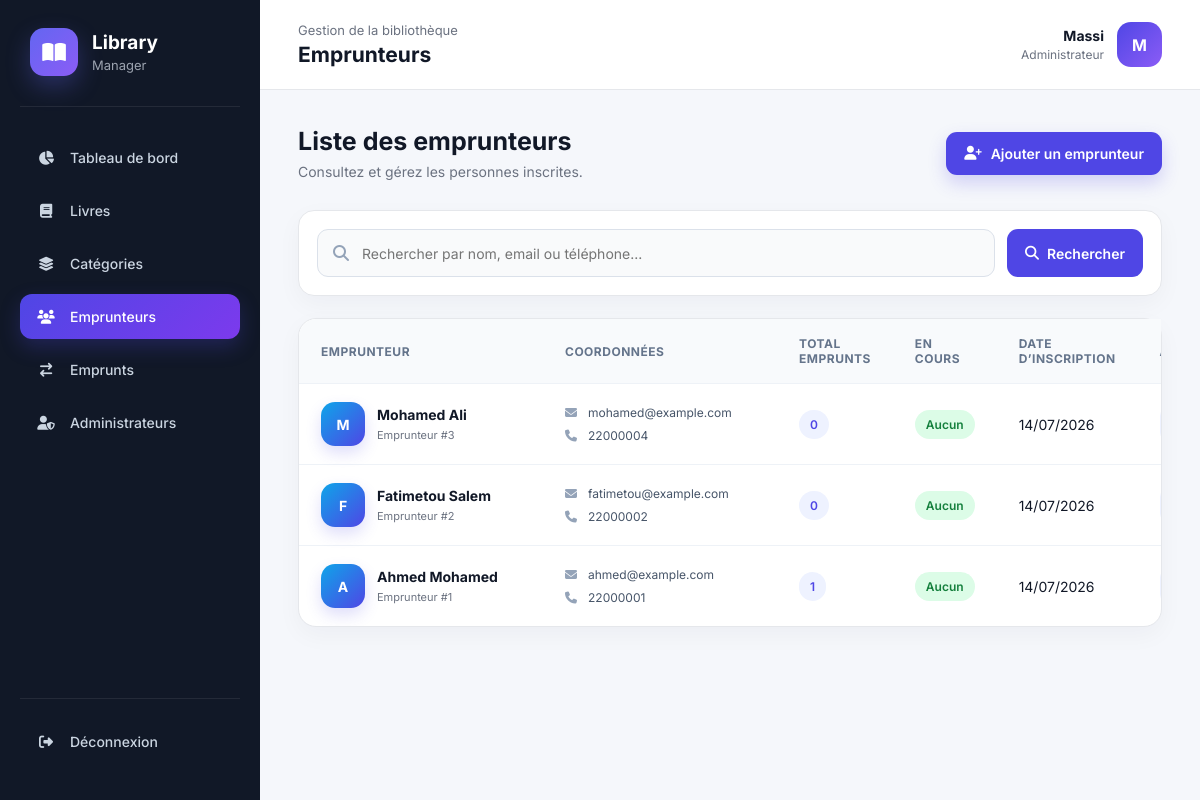
The page /borrowers/index.php (signed in) on the database its author committed.
### tables this page shows
CREATE TABLE IF NOT EXISTS `borrowers` (
  `id` int NOT NULL AUTO_INCREMENT,
  `nom` varchar(150) NOT NULL,
  `email` varchar(150) DEFAULT NULL,
  `telephone` varchar(30) DEFAULT NULL,
  `date_creation` datetime DEFAULT CURRENT_TIMESTAMP,
  PRIMARY KEY (`id`),
  UNIQUE KEY `email` (`email`)
);

### borrowers/index.php (the view, shortened to what this page needs)
<?php
require_once '../config/db.php';
$search = trim($_GET['search'] ?? '');
$sql = "
    SELECT
        borrowers.id,
        borrowers.nom,
        borrowers.email,
        borrowers.telephone,
        borrowers.date_creation,
        COUNT(loans.id) AS nombre_emprunts,
        SUM(
            CASE
                WHEN loans.statut = 'en_cours'
                THEN 1
                ELSE 0
            END
        ) AS emprunts_en_cours
    FROM borrowers
    LEFT JOIN loans
        ON loans.id_borrower = borrowers.id
";
$params = [];
$sql .= "
    GROUP BY
        borrowers.id,
        borrowers.nom,
        borrowers.email,
        borrowers.telephone,
        borrowers.date_creation
    ORDER BY borrowers.id DESC
";
$stmt = $pdo->prepare($sql);
$stmt->execute($params);
$borrowers = $stmt->fetchAll(PDO::FETCH_ASSOC);
?>
<!DOCTYPE html>
<html lang="fr">
<head>
    <link
        rel="stylesheet"
        href="https://cdnjs.cloudflare.com/ajax/libs/font-awesome/6.5.1/css/all.min.css"
    >
    <link
        rel="stylesheet"
        href="../assets/css/style.css"
    >
</head>
<body class="dashboard-page">
    <aside class="sidebar">
        <div class="logo">
            <div class="logo-icon">
                <i class="fa-solid fa-book-open"></i>
            </div>
            <div>
                <h2>Library</h2>
                <span>Manager</span>
            </div>
        </div>
        <nav class="sidebar-menu">
            <a href="../dashboard.php">
                <i class="fa-solid fa-chart-pie"></i>
                <span>Tableau de bord</span>
            </a>
            <a href="../books/index.php">
                <i class="fa-solid fa-book"></i>
                <span>Livres</span>
            </a>
            <a href="../categories/index.php">
                <i class="fa-solid fa-layer-group"></i>
                <span>Catégories</span>
            </a>
            <a href="index.php" class="active">
                <i class="fa-solid fa-users"></i>
                <span>Emprunteurs</span>
            </a>
            <a href="../loans/index.php">
                <i class="fa-solid fa-arrow-right-arrow-left"></i>
                <span>Emprunts</span>
            </a>
            <a href="../admins/index.php">
    <i class="fa-solid fa-user-shield"></i>
    <span>Administrateurs</span>
</a>
        </nav>
        <div class="sidebar-footer">
            <a href="../logout.php">
                <i class="fa-solid fa-right-from-bracket"></i>
                <span>Déconnexion</span>
            </a>
        </div>
    </aside>
    <main class="dashboard-main">
        <header class="dashboard-header">
            <div>
                <p class="welcome-text">
                    Gestion de la bibliothèque
                </p>
                <h1>Emprunteurs</h1>
            </div>
            <div class="profile">
                <div class="profile-text">
                    <strong>
                        <?= htmlspecialchars($_SESSION['admin_nom']) ?>
                    </strong>
                    <span>Administrateur</span>
                </div>
                <div class="profile-avatar">
                    <?= strtoupper(
                        substr($_SESSION['admin_nom'], 0, 1)
                    ) ?>
                </div>
            </div>
        </header>
        <section class="dashboard-content">
            <div class="page-title">
                <div>
                    <h2>Liste des emprunteurs</h2>
                    <p>
                        Consultez et gérez les personnes inscrites.
                    </p>
                </div>
                <a
                    href="add.php"
                    class="add-book-button"
                >
                    <i class="fa-solid fa-user-plus"></i>
                    Ajouter un emprunteur
                </a>
            </div>
            <div class="filter-card">
                <form method="GET" class="borrower-search-form">
                    <div class="filter-input">
                        <input
                            type="text"
                            name="search"
                            value="<?= htmlspecialchars($search) ?>"
                            placeholder="Rechercher par nom, email ou téléphone..."
                        >
                    </div>
                    <button
                        type="submit"
                        class="filter-button"
                    >
                        <i class="fa-solid fa-search"></i>
                        Rechercher
                    </button>
                </form>
            </div>
            <div class="table-card">
                <?php if (count($borrowers) > 0): ?>
                    <div class="table-responsive">
                        <table class="modern-table">
                            <thead>
                                <tr>
                                    <th>Emprunteur</th>
                                    <th>Coordonnées</th>
                                    <th>Total emprunts</th>
                                    <th>En cours</th>
                                    <th>Date d’inscription</th>
                                    <th>Actions</th>
                                </tr>
                            </thead>
                            <tbody>
                                <?php foreach ($borrowers as $borrower): ?>
                                    <tr>
                                        <td>
                                            <div class="borrower-information">
                                                <div class="borrower-avatar">
                                                    <?= strtoupper(
                                                        substr(
                                                            $borrower['nom'],
                                                            0,
                                                            1
                                                        )
                                                    ) ?>
                                                </div>
                                                <div>
                                                    <strong>
                                                        <?= htmlspecialchars(
                                                            $borrower['nom']
                                                        ) ?>
                                                    </strong>
                                                    <span>
                                                        Emprunteur #<?= $borrower['id'] ?>
                                                    </span>
                                                </div>
                                            </div>
                                        </td>
                                        <td>
                                            <div class="contact-information">
                                                <span>
                                                    <i class="fa-solid fa-envelope"></i>
                                                    <?= htmlspecialchars(
                                                        $borrower['email']
                                                        ?: 'Email non précisé'
                                                    ) ?>
                                                </span>
                                                <span>
                                                    <i class="fa-solid fa-phone"></i>
                                                    <?= htmlspecialchars(
                                                        $borrower['telephone']
                                                        ?: 'Téléphone non précisé'
                                                    ) ?>
                                                </span>
                                            </div>
                                        </td>
                                        <td>
                                            <span class="number-badge">
                                                <?= (int) $borrower['nombre_emprunts'] ?>
                                            </span>
                                        </td>
                                        <td>
                                            <?php if (
                                                (int) $borrower['emprunts_en_cours'] > 0
                                            ): ?>
                                                <span class="status-badge borrowed">
                                                    <?= (int) $borrower['emprunts_en_cours'] ?>
                                                    en cours
                                                </span>
                                            <?php else: ?>
                                                <span class="status-badge available">
                                                    Aucun
                                                </span>
                                            <?php endif; ?>
                                        </td>
                                        <td>
                                            <?= date(
                                                'd/m/Y',
                                                strtotime(
                                                    $borrower['date_creation']
                                                )
                                            ) ?>
                                        </td>
                                        <td>
                                        </td>
                                    </tr>
                                <?php endforeach; ?>
                            </tbody>
                        </table>
                    </div>
                <?php endif; ?>
            </div>
        </section>
    </main>
</body>
</html>

### rows shown on the page
borrowers: nom "M", nom "Mohamed Ali", id "3", email "mohamed@example.com", telephone "22000004", nombre_emprunts "0", date_creation "14/07/2026"
borrowers: nom "F", nom "Fatimetou Salem", id "2", email "fatimetou@example.com", telephone "22000002", nombre_emprunts "0", date_creation "14/07/2026"
borrowers: nom "A", nom "Ahmed Mohamed", id "1", email "ahmed@example.com", telephone "22000001", nombre_emprunts "1", date_creation "14/07/2026"

### other values the page prints
$_SESSION['admin_nom'] "Massi"
substr($_SESSION['admin_nom'], 0, 1) "M"
